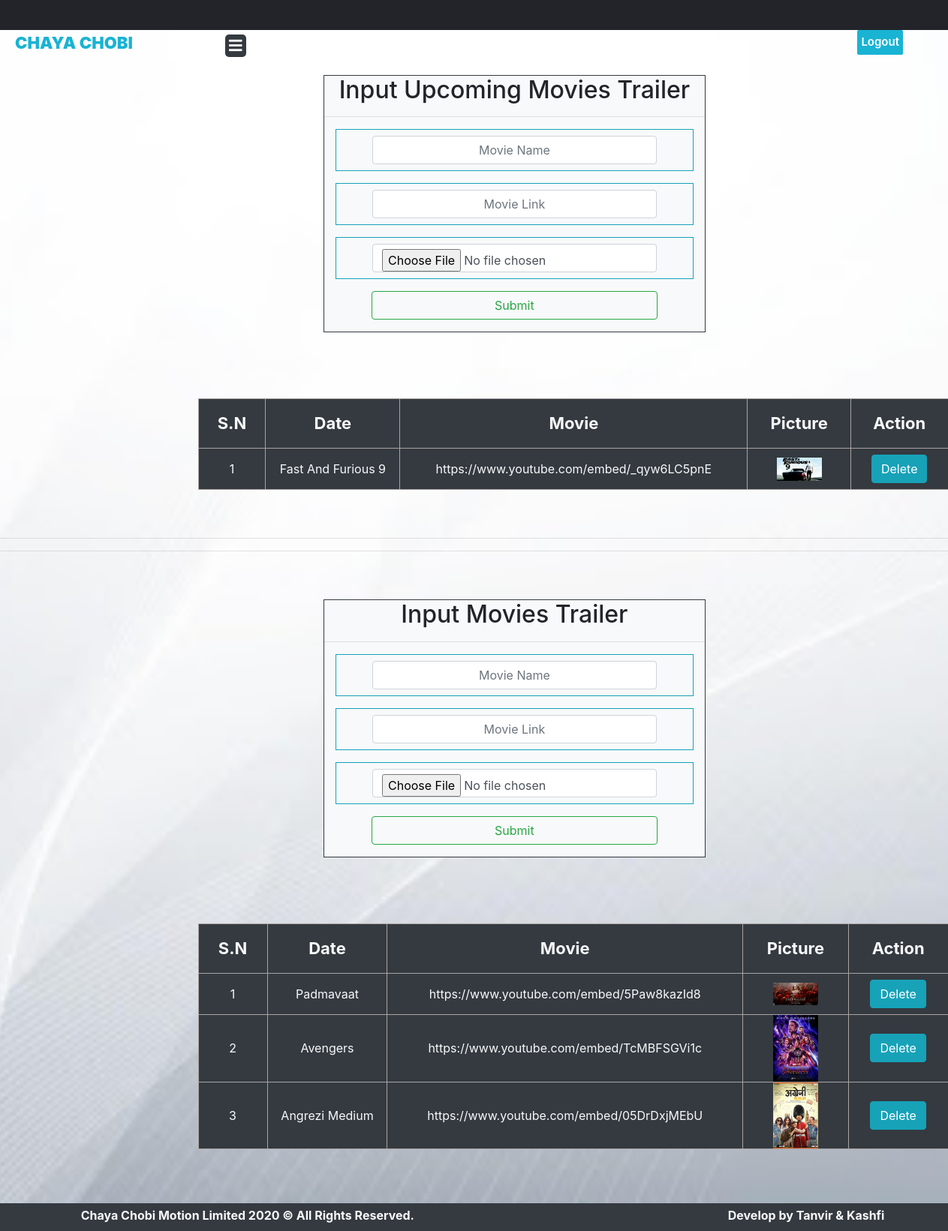
The app's page /admin_tra.php with its own data.
### tables this page shows
CREATE TABLE `upcoming_trailer` (
  `id` int(20) NOT NULL,
  `movie` varchar(255) NOT NULL,
  `link` varchar(255) NOT NULL,
  `avatar` varchar(255) NOT NULL
);

CREATE TABLE `trailer` (
  `id` int(20) NOT NULL,
  `movie` varchar(255) NOT NULL,
  `link` varchar(255) NOT NULL,
  `avatar` varchar(255) NOT NULL
);

### admin_trailer.php (the view, shortened to what this page needs)
<!DOCTYPE html>
<html lang="en" dir="ltr">
  <head>
    <link rel="stylesheet" href="assets/css/style.css" type="text/css">
    <link rel="stylesheet" href="https://stackpath.bootstrapcdn.com/bootstrap/4.5.2/css/bootstrap.min.css">
    </head>
  <body>
        <section id="admin-section">
              <div class="row">
                <div class="col-md-4">
                </div>
                <div class="col-md-5">
                  <form class="bg-light border border-dark" action="upcoming_trailer_core.php" method="post" >
                    <h2 class="text-center">Input Upcoming Movies Trailer </h2>
                    <hr>
                          <div class="container">
                            <div class="form-group px-5 border border-info py-2">
                                <input type="text" name="movie" value="" placeholder="Movie Name" class="form-control text-center">
                            </div>
                            <div class="form-group px-5 border border-info py-2">
                                <input type="text" name="link" value="" placeholder="Movie Link" class="form-control text-center">
                            </div>
                            <div class="form-group px-5 border border-info py-2">
                                  <input type="file" name="avatar" value="" placeholder="" class="form-control">
                              </div>
                              <div class="form-group px-5">
                                  <button  name="submit" value="submit" class="btn btn-outline-success btn-block">Submit</button>
                              </div>
                          </div>
                        </div>
                      </div>
                </div>
<br><br><br>
          <div class="row">
                <div class="col-md-2">
                </div>
                <div class="col-md-8 ml-5">
                  <table style="width:1000px;" class="text-light text-center bg-dark">
                    <tr>
                      <td class="p-3" style="font-size:22px;"><b>S.N</b></td>
                      <td class="p-3" style="font-size:22px;"><b>Date</b></td>
                      <td class="p-3" style="font-size:22px;"><b>Movie</b></td>
                      <td class="p-3" style="font-size:22px;"><b>Picture</b></td>
                      <td class="p-3" style="font-size:22px;"><b>Action</b></td>
                    </tr>
                    <?php
                    $conn = new mysqli('localhost','root','','website_project');
                  $sql = "SELECT * FROM upcoming_trailer";
                  $result = $conn->query($sql);
                  if ($result->num_rows > 0) {
                    $snCount=1;
                          while($row = $result->fetch_assoc()) {?>
                    <tr>
                      <td> <?php echo $snCount;  $snCount++;?> </td>
                      <td> <?php echo $row["movie"]; ?> </td>
                      <td> <?php echo $row["link"]; ?> </td>
                          <td><center><img width="60px" src="avatar/upcoming_trailer/<?php echo $row["avatar"]; ?>" alt=""/></center></td>
                  <td> <a class="btn btn-info my-2" onclick="return confirm('Are You Sure?');" href="deletedata_upcoming_trailer.php?id=<?php echo $row["id"]; ?>">Delete</a>
                  </td>
                    </tr>
                         <?php
                         }
                     }
                     ?>
                  </table>
                </div>
                </div>
<br><br><hr><hr><br><br>
<div class="row">
  <div class="col-md-4">
  </div>
  <div class="col-md-5">
    <form class="bg-light border border-dark" action="trailer_core.php" method="post" >
      <h2 class="text-center">Input Movies Trailer </h2>
      <hr>
            <div class="container">
              <div class="form-group px-5 border border-info py-2">
                  <input type="text" name="movie" value="" placeholder="Movie Name" class="form-control text-center">
              </div>
              <div class="form-group px-5 border border-info py-2">
                  <input type="text" name="link" value="" placeholder="Movie Link" class="form-control text-center">
              </div>
              <div class="form-group px-5 border border-info py-2">
                    <input type="file" name="avatar" value="" placeholder="" class="form-control">
                </div>
                <div class="form-group px-5">
                    <button  name="submit" value="submit" class="btn btn-outline-success btn-block">Submit</button>
                </div>
            </div>
          </div>
        </div>
<br><br><br>
<div class="row">
  <div class="col-md-2">
  </div>
  <div class="col-md-8 ml-5">
    <table style="width:1000px;" class="text-light text-center bg-dark"">
      <tr>
        <td class="p-3" style="font-size:22px;"><b>S.N</b></td>
        <td class="p-3" style="font-size:22px;"><b>Date</b></td>
        <td class="p-3" style="font-size:22px;"><b>Movie</b></td>
        <td class="p-3" style="font-size:22px;"><b>Picture</b></td>
        <td class="p-3" style="font-size:22px;"><b>Action</b></td>
      </tr>
      <?php
      $conn = new mysqli('localhost','root','','website_project');
    $sql = "SELECT * FROM trailer";
    $result = $conn->query($sql);
    if ($result->num_rows > 0) {
      $snCount=1;
            while($row = $result->fetch_assoc()) {?>
      <tr>
        <td> <?php echo $snCount;  $snCount++;?> </td>
        <td> <?php echo $row["movie"]; ?> </td>
        <td> <?php echo $row["link"]; ?> </td>
            <td><center><img width="60px" src="avatar/trending_trailer/<?php echo $row["avatar"]; ?>" alt=""/></center></td>
          <td> <a class="btn btn-info my-2" onclick="return confirm('Are You Sure?');" href="deletedata_trailer_core.php?id=<?php echo $row["id"]; ?>">Delete</a>
          </td>
      </tr>
           <?php
           }
       }
       ?>
    </table>
  </div>
  </div>
<br><br><br>
<div class="bg-dark text-light pt-1">
  <div class="row">
    <div class="col-md-1 mt-1">
    </div>
    <div class="col-md-6">
      <b>Chaya Chobi Motion Limited 2020 © All Rights Reserved.</b>
    </div>
    <div class="col-md-2">
    </div>
    <div class="col-md-3 ">
      <b>Develop by Tanvir & Kashfi</b>
    </div>
  </div>
</div>
  </body>
</html>

### admin_tra.php (shortened to what this page needs)
<!DOCTYPE html>
<html lang="en" dir="ltr">
  <head>
    <link rel="stylesheet" href="assets/css/stylea.css" type="text/css">
    <link rel="stylesheet" href="https://cdnjs.cloudflare.com/ajax/libs/font-awesome/5.12.1/css/all.min.css">
  </head>
  <body>
    <header>
      <label for="check">
        <i class="fas fa-bars bg-dark mt-3 mr-3" id="sidebar_btn"></i>
      </label>
      <div class="left_area">
        <h3><span>Chaya Chobi</span></h3>
      </div>
      <div class="right_area">
        <a href="logout_core_admin.php" class="logout_btn">Logout</a>
      </div>
    </header>
    <div style="margin-top:100px;">
      <?php require("admin_trailer.php"); ?>
  </body>
</html>

### assets/css/stylea.css (style rules this page uses)
body { margin: 0; padding: 0; font-family: "Roboto", sans-serif; }
header { z-index: 1; position: fixed; background: #22242A; padding: 20px; width: calc(100% - 0%); top: 0; height: 30px; }
.left_area h3 { color: #fff; margin: 0; text-transform: uppercase; font-size: 22px; font-weight: 900; }
.left_area span { color: #19B3D3; }
.logout_btn { padding: 5px; background: #19B3D3; text-decoration: none; float: right; margin-top: -30px; margin-right: 40px; border-radius: 2px; font-size: 15px; font-weight: 600; color: #fff; transition: 0.5s; transition-property: background; }
label #sidebar_btn { z-index: 1; color: #fff; position: fixed; cursor: pointer; left: 300px; font-size: 20px; margin: 5px 0; transition: 0.5s; transition-property: color; }

### assets/css/style.css (style rules this page uses)
* { padding: 0; margin: 0; scroll-behavior: smooth; }
.fa, .fas { font-weight: 900; font-size: 30px; padding: 5px; border-radius: 5px; }

### admin_trailer.php (style rules this page uses)
body { background-image: url(photo/bg2.jpg); background-size: cover; background-repeat: no-repeat; background-position: top; background-attachment: fixed; }
table, th, td { border: 1px solid #AAA3A2; }

### records on screen
upcoming_trailer: movie "Fast And Furious 9", link "https://www.youtube.com/embed/_qyw6LC5pnE", avatar (picture)
trailer: movie "Padmavaat", link "https://www.youtube.com/embed/5Paw8kazId8", avatar (picture)
trailer: movie "Avengers", link "https://www.youtube.com/embed/TcMBFSGVi1c", avatar (picture)
trailer: movie "Angrezi Medium", link "https://www.youtube.com/embed/05DrDxjMEbU", avatar (picture)
